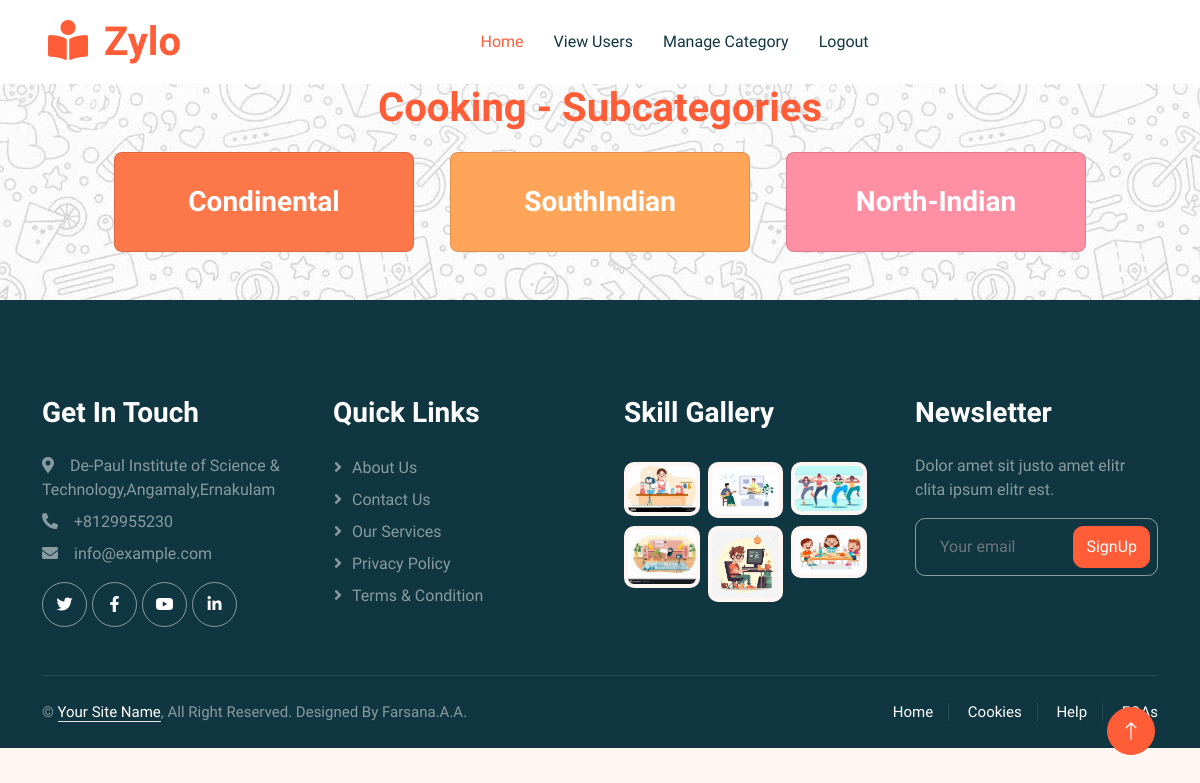
/subcategory_list/1/ (signed in), run on the app's committed database.
### userapp/models.py (models this page shows, shortened)
class Category(models.Model):
    name = models.CharField(max_length=100, unique=True)

class Subcategory(models.Model):
    name = models.CharField(max_length=100)
    category = models.ForeignKey(Category, on_delete=models.CASCADE, related_name="subcategories")

### userapp/views.py (the view)
# urls.py: path('subcategory_list/<int:category_id>/',views.subcategory_list,name="subcategory_list") ,
@login_required
def subcategory_list(request, category_id):
    category = get_object_or_404(Category, id=category_id)  # Ensure category exists
    subcategories = Subcategory.objects.filter(category=category)  # Use `.filter()` instead of `.get()`
    return render(request, 'subcategory_list.html', {
        'category': category,
        'subcategories': subcategories
    })

### userapp/templates/subcategory_list.html
{% load static %}
{% include 'header.html' %}
<link rel="stylesheet" href="{% static 'css/subcategorylist.css' %}">
<h1>{{ category.name }} - Subcategories</h1>
<div class="card-container">
    {% if subcategories %}
        {% for subcategory in subcategories %}
            <a href="{% url 'skill_list' subcategory.id %}" class="card-link">
                <div class="card subcategory-{{ forloop.counter }}">
                    <h3>{{ subcategory.name }}</h3>
                </div>
            </a>
        {% endfor %}
    {% else %}
        <p>No subcategories available under this category.</p>
    {% endif %}
</div>
{% include 'footer.html' %}

### userapp/static/css/style.css (style rules this page uses)
:root { --primary: #FE5D37; --light: #FFF5F3; --dark: #103741; }
h1, h2, h3, h4, .h1, .h2, .h3, .h4, .display-1, .display-2, .display-3, .display-4, .display-5, .display-6 { font-family: 'Lobster Two', cursive; font-weight: 700; }

### userapp/static/css/subcategorylist.css (style rules this page uses)
.card-container { display: flex; flex-wrap: wrap; gap: 20px; margin: 20px; justify-content: center; }
.card { width: 300px; height: 100px; display: flex; align-items: center; justify-content: center; border-radius: 8px; color:white; font-size: 18px; font-weight: bold; text-align: center; transition: transform 0.3s; cursor: pointer; }
h3 { color:white; }
.subcategory-1 { background-color: #FC774A; }
.subcategory-2 { background-color: #FFA559; }
.subcategory-3 { background-color: #FF8FA3; }
.card h3 { margin: 0; padding: 10px; }
h1 { color: #fe5d37; text-align: center; }
.card-link { text-decoration: none; color: inherit; display: block; width: fit-content; }

### data on the page
Category: name "Cooking"
Subcategory: name "Condinental"
Subcategory: name "SouthIndian"
Subcategory: name "North-Indian"
